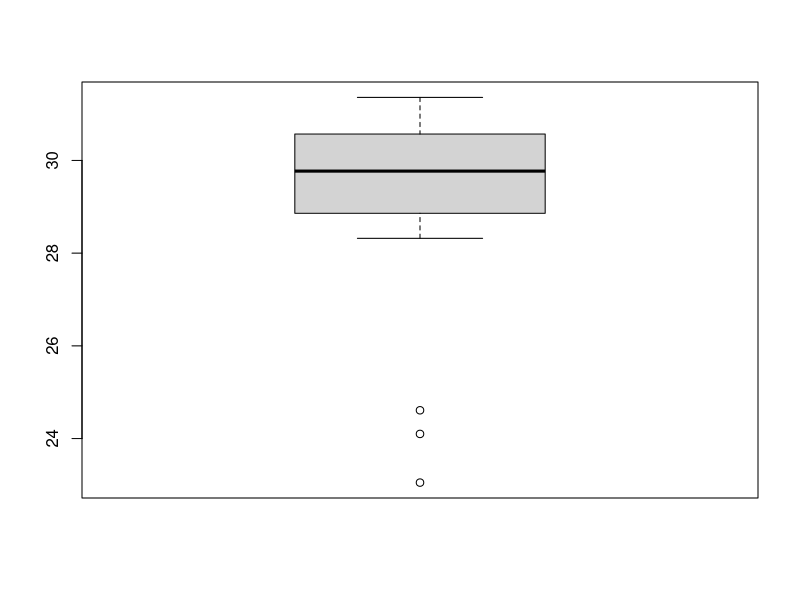
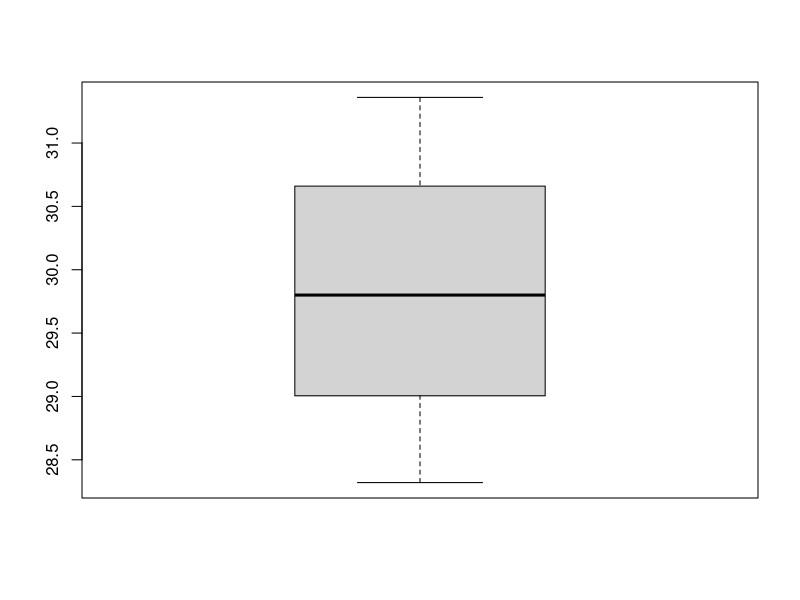
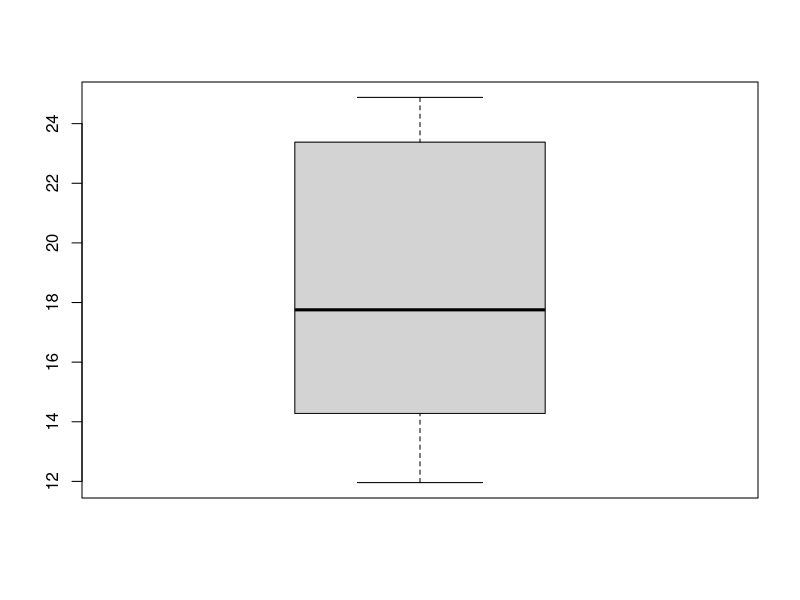
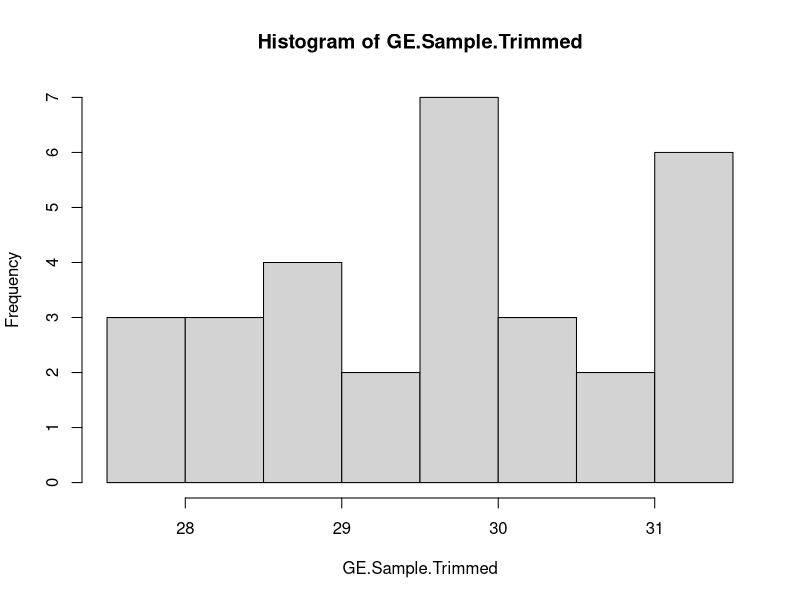
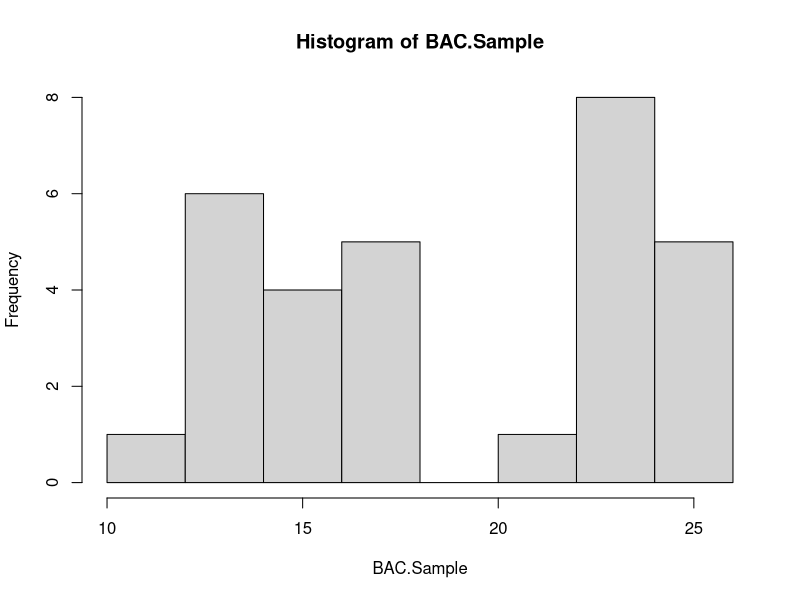

Here is the R script that generated these plots, in order:

#1. Pick two separate corporations and from www.nasdaq.com, pick the "historical quote" 
#option and randomly select 30 opening stock prices for the last two years. 
#Place the data into an Excel spreadsheet and outline your sampling method in 
#the main Word document for the project.

#Set Directory
setwd("C:/WQU/Final_Project")

#Get data for General Electric (GE) & Bank of America (BAC)
GE <- read.csv("HistoricalQuotes_GE.csv", header=TRUE, sep=",")[,c(1,4)]
BAC <- read.csv("HistoricalQuotes_BAC.csv", header=TRUE, sep=",")[,c(1,4)]

#Creating a random sample of 30 opening prices for the last 02 years
set.seed(123)
GE.Sample <- GE[sample(nrow(GE), size = 30, replace = FALSE, prob = NULL),2]
BAC.Sample <- BAC[sample(nrow(BAC), size = 30, replace = FALSE, prob = NULL),2]

#Export Sample Data
write.csv(GE.Sample,"GE.Sample.csv")
write.csv(BAC.Sample,"BAC.Sample.csv")

#2. Determine a claim prior to analyzing the descriptive statistics
#based on two population means/samples.
#Claim: The opening stock prices for GE and BAC are different.
#Hypothesis
#Ho (Null Hypothesis): The Opening Stock Prices for GE and BAC are same. Price(GE) = Price(BAC)
#OR-- Price(GE) - Price(BAC) = 0
#Ha (Alternate Hypothesis): The Opening Stock Prices for GE and BAC are not same. 
#Price(GE) not equal to Price(BAC) OR-- Price(GE) - Price(BAC)  not equal to 0.


#3. Calculate the descriptive statistics for the two separate corporations. 
#The distribution shape should be analyzed to determine the appropriate 
#descriptive statistics to use (mean/standard deviation versus median/IQR). 
#The graph should be included in the main Word document for the project. #
#Find the appropriate descriptive statistics and place this in the Word document 
#noting any outliers or any irregularities discovered.

#Descriptive Statistics for GE Sample
summary(GE.Sample)


#Box Plot for GE Sample
boxplot(GE.Sample)

#Outlier Detection and Treatment
  GE.Outliers <- boxplot.stats(GE.Sample)$out #05 Outliers Detected for GE
  GE.Outliers
  #Mean of outliers
  mean(GE.Outliers)


  #Comparison of means with and without outliers
  GE.Non.Outliers <- ifelse(GE.Sample %in% GE.Outliers, NA, GE.Sample) #One Outlier Detected for GE


  #Box Plot of GE Sample without outliers
  boxplot(GE.Non.Outliers)
  
  #GE Sample mean without outliers
  mean(GE.Non.Outliers, na.rm = T)

  #GE Sample mean with outliers
  mean(GE.Sample)

  
#Outlier Treatment
    #capping values at 10th and 90th percentiles
    #Function to cap or floor extreme values
    fun.capping.flooring <- function(x){
        quantiles <- quantile( x, c(.10, .90 ) )
        x[ x < quantiles[1] ] <- quantiles[1]
        x[ x > quantiles[2] ] <- quantiles[2]
        x
    }

  GE.Sample.Trimmed <-  fun.capping.flooring(GE.Sample)
  mean(GE.Sample.Trimmed)
  mean(GE.Sample)
# After capping/flooring the outlier, the mean value has slightly been increase from 29.56133 
#to 29.64633. Therefore we will use the capped sample for hypothesis testing 

#Descriptive Statistics for GE Sample
summary(BAC.Sample)

#Box Plot for GE Sample
boxplot(BAC.Sample)
#Outlier Detection
BAC.Outliers <- boxplot.stats(BAC.Sample)$out #No Outlier Detected for BAC

#Will use all the obs without any outlier treatments (e.g.Mean/Median Imputation, Capping/Flooring)

#Histogram to look at the shape of distribution of samples
hist(GE.Sample.Trimmed)
hist(BAC.Sample)

#4. Conduct the hypothesis test based on the claim from item 2. 
# Outline all the specifics in the Word document describing your conclusion. 
# Note any possible reasons for the results. This might include some research on 
#the corporations chose in item 1.

#Hypothesis Testing: Mean with Sigma Not Known
# The sample is obtained using simple random sampling or from a randomized experiment.
# The sample has no outliers, and the population from which the sample is drawn 
#is normally distributed or the sample size, n, is large (n > 30).
# The sampled values are independent of each other.
# On these assumption, we can assume the samples follow T-Distribution

#Claim: The opening stock prices for GE and BAC are different.
#Hypothesis:
#Ho (Null Hypothesis): The Opening Stock Prices for GE and BAC are same. Price(GE) = Price(BAC)
#OR-- Price(GE) - Price(BAC) = 0
#Ha (Alternate Hypothesis): The Opening Stock Prices for GE and BAC are not same. 
#Price(GE) not equal to Price(BAC) OR-- Price(GE) - Price(BAC)  not equal to 0.

#Two Tail t-Distribution test
#Get Difference of Prices
Diff.Prices <- GE.Sample.Trimmed - BAC.Sample
Diff.Prices.Mean <- mean(Diff.Prices)
Diff.Prices.SD <- sd(Diff.Prices)
n <- length(Diff.Prices)

#Find test statistic: ts = (Xbar - Muo)/(sd/sqrt(n))
ts <- ((Diff.Prices.Mean-0)/(Diff.Prices.SD/sqrt(n)))

#Calculate p=value
p.value = 2 * (pt(abs(ts),df=n-1,lower.tail=FALSE))
p.value

#Determine the claim
#As p-value (1.166751e-10) is very less, much lesser than alpha (05%), 
#which provides very strong evidence to reject Null Hypothesis. ????
#Based on p-value we can reject Null Hypothesis 
#(Ho): The Opening Stock Prices for GE and BAC are same.
# We accept the Alternate Hypothesis, i.e. 
#The Opening Stock Prices for GE and BAC are not same. 






